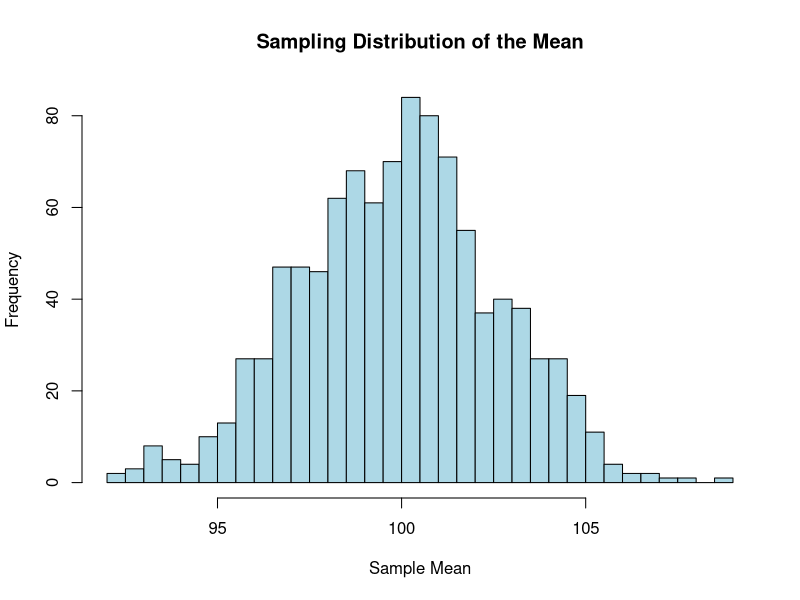

Source code (R):
# Set the parameters for the population
population_mean <- 100  # true mean
population_sd <- 15     # true standard deviation
sample_size <- 30       # size of each sample
num_samples <- 1000     # number of samples to draw

# Generate the sampling distribution
set.seed(123)  # for reproducibility
sampling_means <- replicate(num_samples, mean(rnorm(sample_size, mean = population_mean, sd = population_sd)))

# Plot the sampling distribution
hist(sampling_means, breaks = 30, main = "Sampling Distribution of the Mean", xlab = "Sample Mean", col = "lightblue", border = "black")
